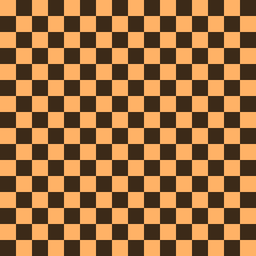
#> input picture imgs/checkerboard.png, 256 x 256 px, shrunk from 512 x 512 before the run, found by its file name
$ python main.py
#> lines starting #> are read from the running program, lines starting #| are printed output that depends on the picture
### src/cipher.py
import os
from cryptography.hazmat.primitives.ciphers import Cipher, algorithms, modes
from cryptography.hazmat.primitives import padding
from cryptography.hazmat.backends import default_backend


class Xorshift32:
    """Простой потоковый ПСЧ. seed приводится к 32-битному ненулевому состоянию."""
    def __init__(self, seed: int):
        self.state = seed & 0xFFFFFFFF
        if self.state == 0:
            self.state = 1

    def next_byte(self) -> int:
        x = self.state
        x ^= (x << 13) & 0xFFFFFFFF
        x ^= (x >> 17) & 0xFFFFFFFF
        x ^= (x << 5) & 0xFFFFFFFF
        self.state = x
        return x & 0xFF


def xor_encrypt_decrypt(data: bytes, key_int: int) -> bytes:
    """Один и тот же вызов и для шифрования, и для дешифрования."""
    prng = Xorshift32(key_int)
    return bytes(b ^ prng.next_byte() for b in data)


def aes_ecb_encrypt(data: bytes, key: bytes) -> bytes:
    padder = padding.PKCS7(128).padder()
    padded = padder.update(data) + padder.finalize()
    cipher = Cipher(algorithms.AES(key), modes.ECB(), backend=default_backend())
    enc = cipher.encryptor()
    return enc.update(padded) + enc.finalize()


# [24 lines left out: functions aes_ecb_decrypt, aes_ctr_encrypt, aes_ctr_decrypt, not called in this run]

### src/main.py
import os
import sys
import json
import hashlib
import csv
import numpy as np
from PIL import Image

from cipher import (
    xor_encrypt_decrypt,
    aes_ecb_encrypt,
    aes_ecb_decrypt,
    aes_ctr_encrypt,
    aes_ctr_decrypt,
)
from metrics import (
    calc_entropy,
    calc_correlation,
    save_histogram,
    calc_npcr_uaci,
)


def bytes_to_image(raw: bytes, size: tuple[int, int], mode: str) -> Image.Image:
    return Image.frombytes(mode, size, raw)


def sha256(b: bytes) -> str:
    return hashlib.sha256(b).hexdigest()


def run_lab_experiment():
    os.makedirs("imgs", exist_ok=True)
    os.makedirs("results", exist_ok=True)

    img_name = sys.argv[1] if len(sys.argv) > 1 else "checkerboard.png"
    img_path = os.path.join("imgs", img_name)
    if not os.path.exists(img_path):
        print(f"Не найдено: {img_path}")
        return

    o_name = os.path.splitext(img_name)[0]

    with Image.open(img_path) as im:
#> im is the input picture: PIL image 256x256 RGB; mean R, G, B 157.2, 110, 63
        if im.mode not in ("RGB", "RGBA", "L"):
            im = im.convert("RGB")
        img_size = im.size
#> img_size = (256, 256)
        img_mode = im.mode
#> img_mode = 'RGB'
        raw_pixels = im.tobytes()
        orig_np = np.array(im)

    original_hash = sha256(raw_pixels)
    print(f"Изображение: {img_name} | {img_size} | mode={img_mode} | байт={len(raw_pixels)}")
#| Изображение: checkerboard.png | (256, 256) | mode=RGB | байт=196608
    print(f"SHA-256 исходника: {original_hash}")
#| SHA-256 исходника: e68116e125333787475f9414d31bc1448ee4a5120ce4ec0e11bc8d19720eb3d8
    print("-" * 78)

    # Ключи
    xor_key = 123456789
    aes_key = b"0123456789abcdef0123456789abcdef"  # 32 байта - AES-256
    print(f"AES: {len(aes_key) * 8}-бит (AES-256)")

    # Файлы
    enc_xor_png = os.path.join("imgs", f"enc_xor_{o_name}.png")
    dec_xor_png = os.path.join("imgs", f"dec_xor_{o_name}.png")
    enc_ecb_bin = os.path.join("results", f"enc_ecb_{o_name}.bin")
    enc_ecb_png = os.path.join("imgs", f"enc_ecb_{o_name}.png")
    dec_ecb_png = os.path.join("imgs", f"dec_ecb_{o_name}.png")
    enc_ctr_png = os.path.join("imgs", f"enc_ctr_{o_name}.png")
    dec_ctr_png = os.path.join("imgs", f"dec_ctr_{o_name}.png")

    # 1 Потоковый XOR
    cipher_xor = xor_encrypt_decrypt(raw_pixels, xor_key)
    bytes_to_image(cipher_xor, img_size, img_mode).save(enc_xor_png)
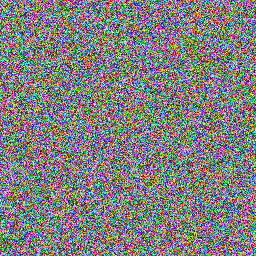
#> saved as enc_xor_checkerboard.png: PIL image 256x256 RGB; mean R, G, B 127.3, 127.4, 127.1

    # читаем зашифрованный PNG с диска и расшифровываем из файла
    with Image.open(enc_xor_png) as f:
        enc_xor_from_disk = f.tobytes()
    restored_xor = xor_encrypt_decrypt(enc_xor_from_disk, xor_key)
    bytes_to_image(restored_xor, img_size, img_mode).save(dec_xor_png)
    with Image.open(dec_xor_png) as f:
        restored_xor_from_disk = f.tobytes()

    hash_xor_ok = sha256(restored_xor_from_disk) == original_hash
#> hash_xor_ok = True

    # 2 AES-ECB
    cipher_ecb = aes_ecb_encrypt(raw_pixels, aes_key)
    with open(enc_ecb_bin, "wb") as f:
        f.write(cipher_ecb)

    bytes_to_image(cipher_ecb[:len(raw_pixels)], img_size, img_mode).save(enc_ecb_png)

    # читаем полный шифротекст из bin расшифровываем и сохраняем png
    with open(enc_ecb_bin, "rb") as f:
        cipher_ecb_from_disk = f.read()
    restored_ecb = aes_ecb_decrypt(cipher_ecb_from_disk, aes_key)
    bytes_to_image(restored_ecb, img_size, img_mode).save(dec_ecb_png)
    with Image.open(dec_ecb_png) as f:
        restored_ecb_from_disk = f.tobytes()

    hash_ecb_ok = sha256(restored_ecb_from_disk) == original_hash

    # 3 AES-CTR
    cipher_ctr, nonce = aes_ctr_encrypt(raw_pixels, aes_key)
    bytes_to_image(cipher_ctr, img_size, img_mode).save(enc_ctr_png)

    with Image.open(enc_ctr_png) as f:
        enc_ctr_from_disk = f.tobytes()
    restored_ctr = aes_ctr_decrypt(enc_ctr_from_disk, aes_key, nonce)
    bytes_to_image(restored_ctr, img_size, img_mode).save(dec_ctr_png)
    with Image.open(dec_ctr_png) as f:
        restored_ctr_from_disk = f.tobytes()

    hash_ctr_ok = sha256(restored_ctr_from_disk) == original_hash

    # Метрики
    hist_data = {"Исходное": raw_pixels}

    ent_orig = calc_entropy(raw_pixels)
    corr_h_orig, corr_v_orig = calc_correlation(orig_np)

    def metrics_for(cipher_bytes: bytes, image_bytes_for_corr: bytes) -> tuple[float, float, float]:
        ent = calc_entropy(cipher_bytes)
        img_np = np.array(bytes_to_image(image_bytes_for_corr, img_size, img_mode))
        ch, cv = calc_correlation(img_np)
        return ent, ch, cv

    ent_xor, ch_xor, cv_xor = metrics_for(cipher_xor, cipher_xor)
    hist_data["Потоковый XOR"] = cipher_xor

    ent_ecb = calc_entropy(cipher_ecb)
    with Image.open(enc_ecb_png) as f:
        ecb_preview = f.tobytes()
    ch_ecb, cv_ecb = calc_correlation(np.array(bytes_to_image(ecb_preview, img_size, img_mode)))
    hist_data["AES-ECB"] = cipher_ecb

    ent_ctr, ch_ctr, cv_ctr = metrics_for(cipher_ctr, cipher_ctr)
    hist_data["AES-CTR"] = cipher_ctr

    # Проверка обратимости (из файлов)
    print(" Проверка обратимости:")
    print(f"    - Потоковый XOR : {'СОВПАДАЕТ' if hash_xor_ok else 'FAIL'}")
    print(f"    - AES-ECB       : {'СОВПАДАЕТ' if hash_ecb_ok else 'FAIL'}")
    print(f"    - AES-CTR       : {'СОВПАДАЕТ' if hash_ctr_ok else 'FAIL'}")
    print("-" * 78)

    # Сводная таблица
    rows = [
        {"Метод": "Исходное",       "Энтропия": ent_orig, "Corr H": corr_h_orig, "Corr V": corr_v_orig, "Особенности": "Структура изображения"},
        {"Метод": "Потоковый XOR",  "Энтропия": ent_xor,  "Corr H": ch_xor,      "Corr V": cv_xor,      "Особенности": "Сохраняет крупные градиенты/силуэт"},
        {"Метод": "AES-ECB",        "Энтропия": ent_ecb,  "Corr H": ch_ecb,      "Corr V": cv_ecb,      "Особенности": "Сохраняет блочные паттерны"},
        {"Метод": "AES-CTR",        "Энтропия": ent_ctr,  "Corr H": ch_ctr,      "Corr V": cv_ctr,      "Особенности": "Полное перемешивание"},
    ]
    print("\n" + "=" * 90)
    print(f"{'Метод':<15} | {'Энтропия':>10} | {'Corr H':>10} | {'Corr V':>10} | Особенности")
    print("=" * 90)
    for r in rows:
        print(f"{r['Метод']:<15} | {r['Энтропия']:>10.4f} | {r['Corr H']:>10.4f} | {r['Corr V']:>10.4f} | {r['Особенности']}")
    print("=" * 90)

    csv_path = os.path.join("results", f"metrics_{o_name}.csv")
    with open(csv_path, "w", newline="", encoding="utf-8") as f:
        w = csv.DictWriter(f, fieldnames=["Метод", "Энтропия", "Corr H", "Corr V", "Особенности"])
        w.writeheader()
        w.writerows(rows)

    # Чувствительность к ключу (AES-CTR, 1 бит)
    key_mod = bytearray(aes_key)
    key_mod[0] ^= 0x01
    key_mod = bytes(key_mod)
    cipher_ctr2, _ = aes_ctr_encrypt(raw_pixels, key_mod, nonce)
    npcr, uaci = calc_npcr_uaci(cipher_ctr, cipher_ctr2)
    print(f"\n Чувствительность к ключу:")
    print(f"    NPCR = {npcr:.2f}%   UACI = {uaci:.2f}%")

    # Гистограммы
    hist_path = os.path.join("results", f"histograms_{o_name}.png")
    save_histogram(hist_data, hist_path)

    # meta.json
    meta_path = os.path.join("results", "meta.json")
    meta_by_key: dict[tuple[str, str], dict] = {}
    if os.path.exists(meta_path):
        try:
            with open(meta_path, "r", encoding="utf-8") as f:
                data = json.load(f)
            if isinstance(data, list):
                for it in data:
                    meta_by_key[(it.get("algorithm"), it.get("source"))] = it
        except json.JSONDecodeError:
            pass

    new_entries = [
        {"algorithm": "xor",     "source": img_name,
         "encrypted_file": enc_xor_png, "decrypted_file": dec_xor_png},
        {"algorithm": "aes-ecb", "source": img_name,
         "encrypted_bin": enc_ecb_bin, "encrypted_preview_png": enc_ecb_png,
         "decrypted_file": dec_ecb_png},
        {"algorithm": "aes-ctr", "source": img_name,
         "nonce": nonce.hex(),
         "encrypted_file": enc_ctr_png, "decrypted_file": dec_ctr_png},
    ]
    for e in new_entries:
        meta_by_key[(e["algorithm"], e["source"])] = e

    with open(meta_path, "w", encoding="utf-8") as f:
        json.dump(list(meta_by_key.values()), f, indent=4, ensure_ascii=False)

    print(f"\nРезультаты: {csv_path}")
    print(f"Гистограммы: {hist_path}")
    print(f"meta.json: {meta_path}")


if __name__ == "__main__":
    run_lab_experiment()
#> (the call stopped at in aes_ecb_encrypt, `padder = padding.PKCS7(128).padder()`: cryptography is not available in this run)
